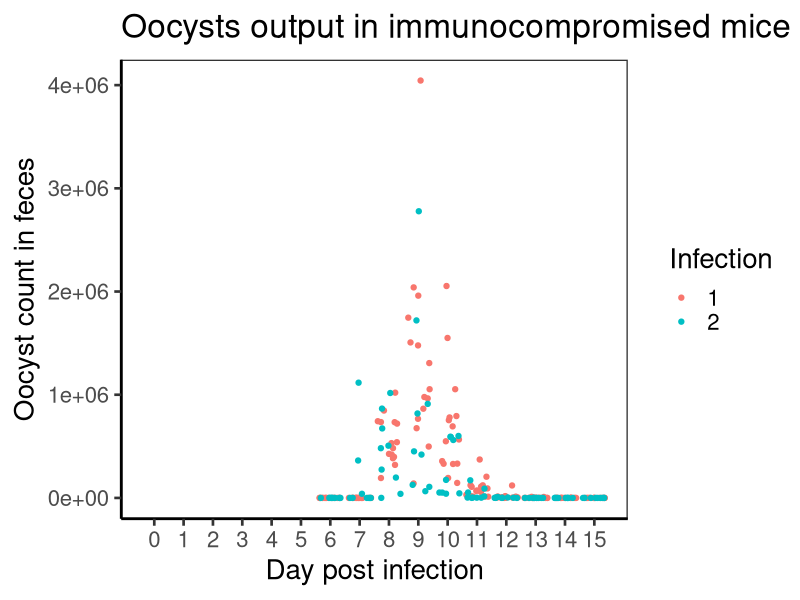
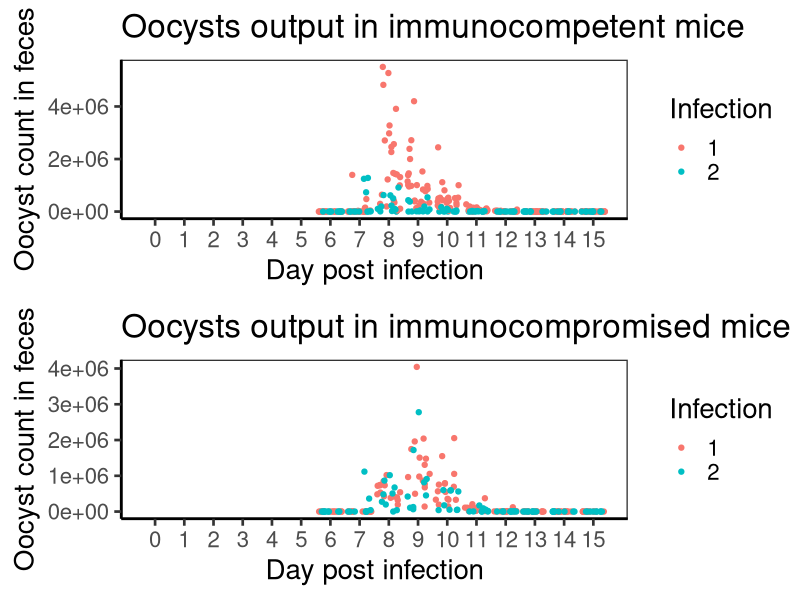
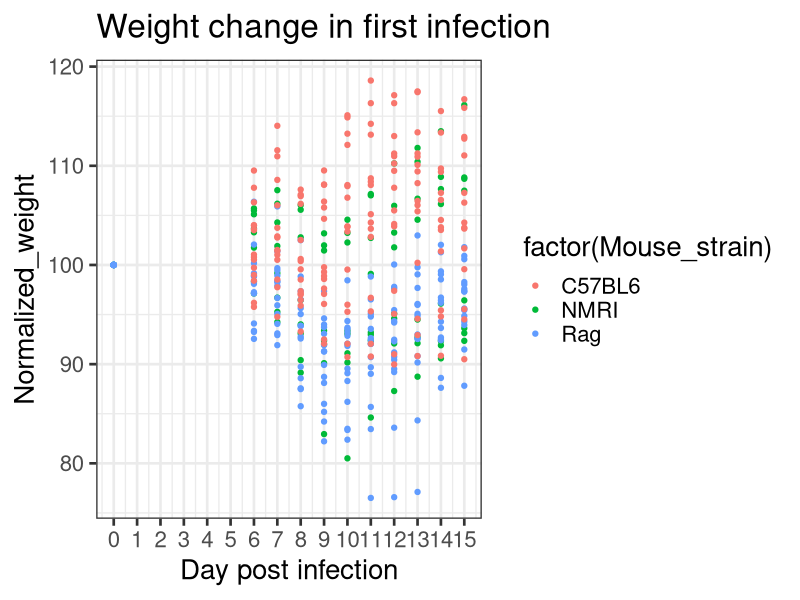
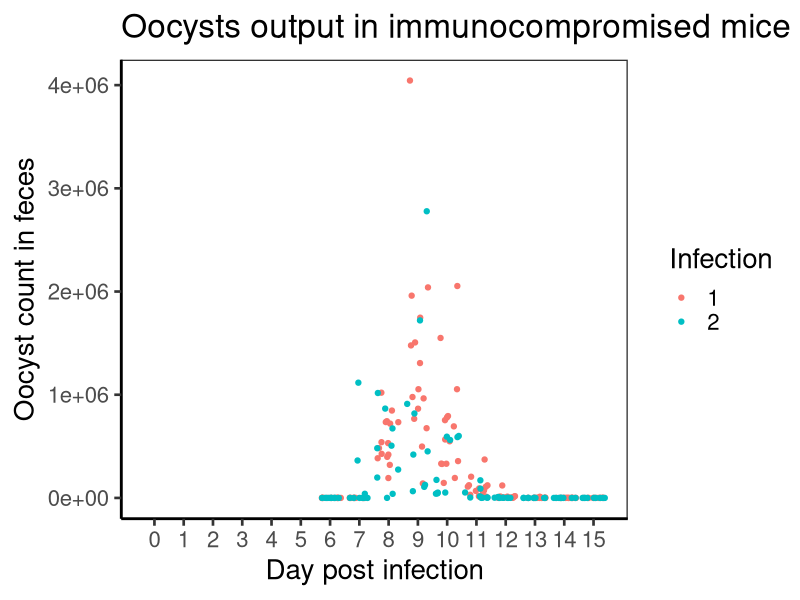
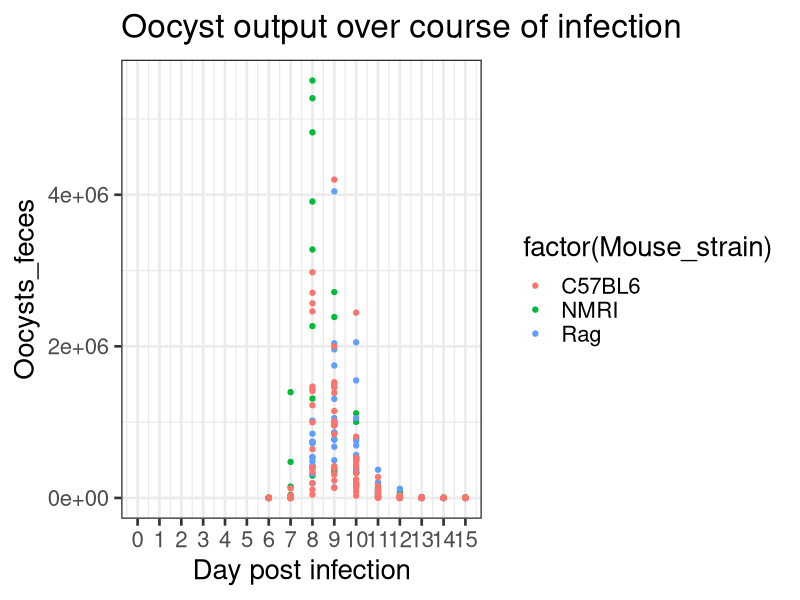
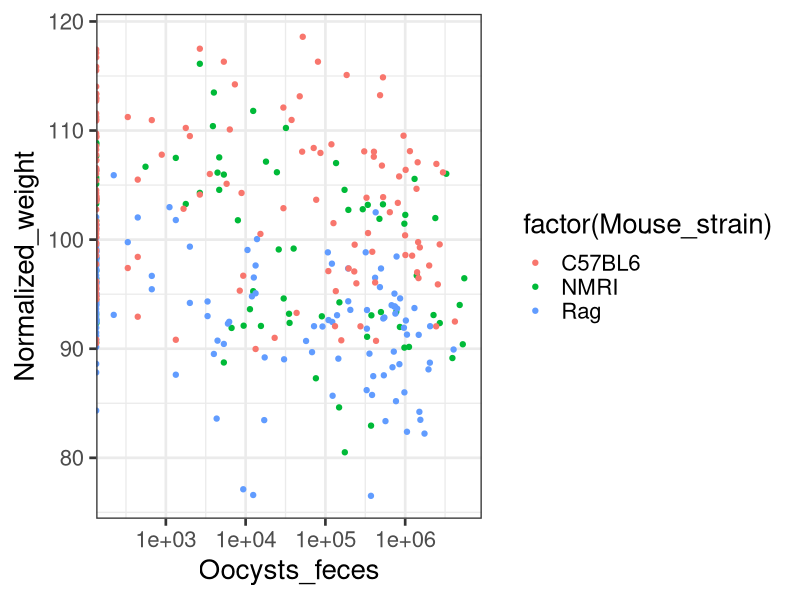

Reproduce these figures in R, in order.
## Reading and plotting Simones data on oocyst output and weigh change upon Eimeria infection
## of NMRI, C57BL/6 and Rag1-/- mice
library(ggplot2)
library(gridExtra)

setwd("~/Ef_RNAseq/")
phen.data <- read.csv("data/Oocysts_output_weight_SS_longdata.csv")

## Immunocompetent mice oocyst output, 1st adn 2nd infection
bl6NMRI.oocysts <- ggplot(subset(phen.data, phen.data$Mouse_strain %in% c("NMRI", "C57BL6")),
       aes(x = Day_pi, y = Oocysts_feces, col = factor(Infection_No))) +
  geom_point(position = "jitter") +
  theme_bw(20) +
  theme(panel.grid.major = element_blank(),
        panel.grid.minor = element_blank(), axis.line = element_line(colour = "black")) +
  ylab("Oocyst count in feces") +
  scale_x_continuous("Day post infection", breaks = seq(0, 15, 1)) + 
  scale_colour_discrete("Infection") +
  ggtitle("Oocysts output in immunocompetent mice")
## In immunodeficient mice, 1st and 2nd infection
rag.oocysts <- ggplot(subset(phen.data, phen.data$Mouse_strain %in% "Rag"),
       aes(x = Day_pi, y = Oocysts_feces, col = factor(Infection_No))) +
  geom_point(position = "jitter") +
  theme_bw(20) +
  theme(panel.grid.major = element_blank(),
        panel.grid.minor = element_blank(), axis.line = element_line(colour = "black")) +
  ylab("Oocyst count in feces") +
  scale_x_continuous("Day post infection", breaks = seq(0, 15, 1)) + 
  scale_colour_discrete("Infection") +
  ggtitle("Oocysts output in immunocompromised mice")
rag.oocysts  

ggsave("figuresANDmanuscript/immuneVSrag_oocysts.png")
grid.arrange(bl6NMRI.oocysts, rag.oocysts, ncol = 1)

## Plot weight - 1st infection - as function of time post infection
weight.plot <- ggplot(subset(phen.data, as.numeric(phen.data$Infection_No) %in% 1), 
                      aes(x = Day_pi, y = Normalized_weight, col = factor(Mouse_strain))) +
  geom_point() +
  scale_x_continuous("Day post infection", breaks = seq(0, 15, 1)) +
  ggtitle("Weight change in first infection") +
  theme_bw(20)
weight.plot
dev.off()

## Plot oocysts in feces - 1st infection - as function of time post infection
oocyst.plot <- ggplot(subset(phen.data, as.numeric(phen.data$Infection_No) %in% 1), 
                      aes(x = Day_pi, y = Oocysts_feces, col = factor(Mouse_strain))) +
  #geom_point(position = "jitter") +
  geom_point() +
  scale_x_continuous("Day post infection", breaks = seq(0, 15, 1)) +
  ggtitle("Oocyst output over course of infection") +
  theme_bw(20)
#  scale_y_log10()
oocyst.plot
dev.off()

## Nothing really from this comparison:
oocystVSweight <- ggplot(subset(phen.data, as.numeric(phen.data$Infection_No) %in% 1), 
                      aes(x = Oocysts_feces, y = Normalized_weight, col = factor(Mouse_strain))) +
  #geom_point(position = "jitter") +
  geom_point()  +
  #scale_x_continuous("Oocysts in feces")#, breaks = seq(0, 15, 1))
  scale_x_log10() + 
  theme_bw(20)
oocystVSweight
dev.off()